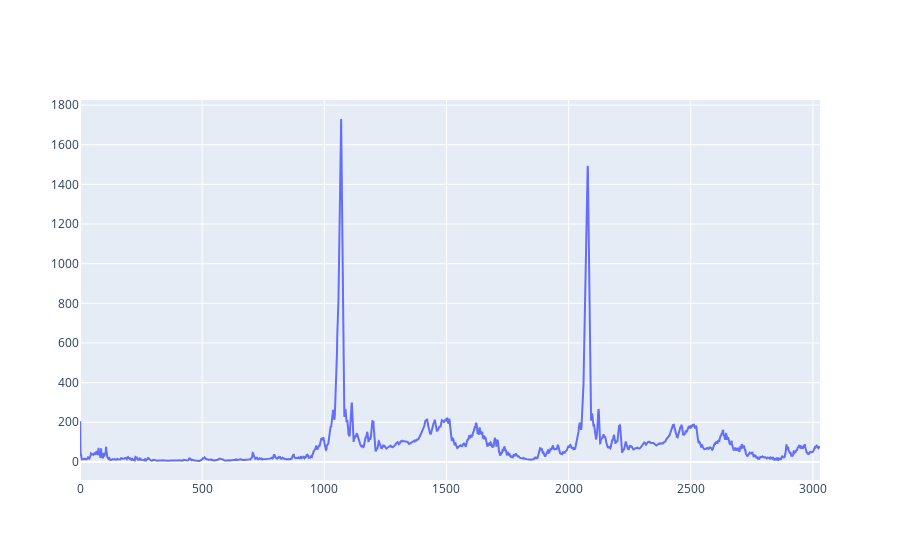

Here is the notebook cell this chart was saved with:
### Code cell
print(ls.__len__())
trace = dict(
    # x = np.linspace(0, len(ls), 1),
    y = np.array(ls),
    mode = "lines",
    name = "loss"
)
fig = go.Figure(trace)
fig.show()

### Figure 1 — Plotly figure (JSON) as saved in the notebook; plotly's stock layout.template omitted (floating-point values rounded to 4 significant figures; data arrays with more than 128 entries replaced by an {"elided": "..."} marker saying what was removed)
{"data": [{"mode": "lines", "name": "loss", "y": {"elided": "3030 float values"}, "type": "scatter"}], "layout": {}}
